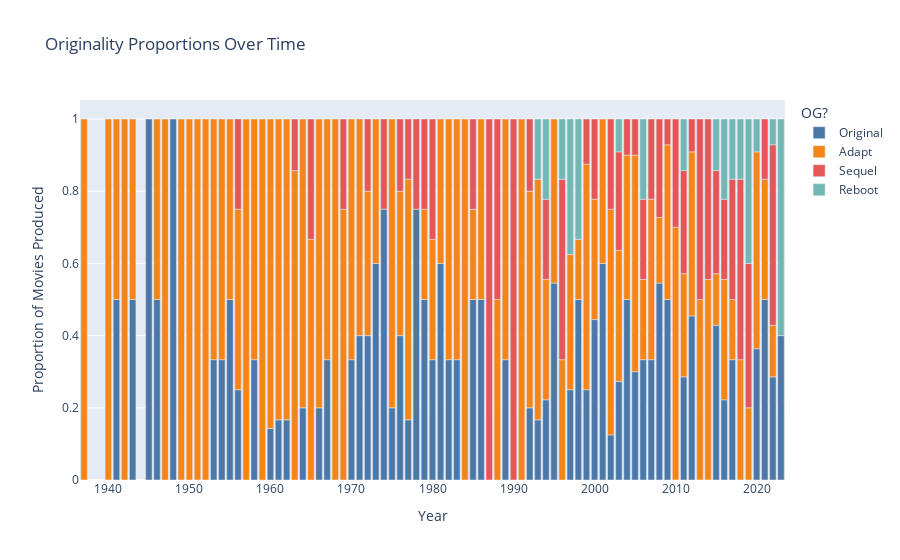

Notebook code for this chart:
### Code cell
hovertemplate = '%{value:.2%}'
fig_simp_freq_by_year = px.bar(simplified_freq_by_year, color_discrete_sequence=px.colors.qualitative.T10, 
             title="Originality Proportions Over Time", labels={'value':'Proportion of Movies Produced'})
fig_simp_freq_by_year.update_traces(hovertemplate=hovertemplate)
fig_simp_freq_by_year.show()

### Figure 1 — Plotly figure (JSON) as saved in the notebook; plotly's stock layout.template omitted (floating-point values rounded to 4 significant figures)
{"data": [{"alignmentgroup": "True", "hovertemplate": "%{value:.2%}", "legendgroup": "Original", "marker": {"color": "#4C78A8", "pattern": {"shape": ""}}, "name": "Original", "offsetgroup": "Original", "orientation": "v", "showlegend": true, "textposition": "auto", "type": "bar", "x": [1937, 1940, 1941, 1942, 1943, 1945, 1946, 1947, 1948, 1949, 1950, 1951, 1952, 1953, 1954, 1955, 1956, 1957, 1958, 1959, 1960, 1961, 1962, 1963, 1964, 1965, 1966, 1967, 1968, 1969, 1970, 1971, 1972, 1973, 1974, 1975, 1976, 1977, 1978, 1979, 1980, 1981, 1982, 1983, 1984, 1985, 1986, 1987, 1988, 1989, 1990, 1991, 1992, 1993, 1994, 1995, 1996, 1997, 1998, 1999, 2000, 2001, 2002, 2003, 2004, 2005, 2006, 2007, 2008, 2009, 2010, 2011, 2012, 2013, 2014, 2015, 2016, 2017, 2018, 2019, 2020, 2021, 2022, 2023], "xaxis": "x", "y": [null, null, 0.5, null, 0.5, 1, 0.5, null, 1, null, null, null, null, 0.3333, 0.3333, 0.5, 0.25, null, 0.3333, null, 0.1429, 0.1667, 0.1667, null, 0.2, null, 0.2, 0.3333, null, null, 0.3333, 0.4, 0.4, 0.6, 0.75, 0.2, 0.4, 0.1667, 0.75, 0.5, 0.3333, 0.6, 0.3333, 0.3333, null, 0.5, 0.5, null, null, 0.3333, null, null, 0.2, 0.1667, 0.2222, 0.5455, null, 0.25, 0.5, 0.25, 0.4444, 0.6, 0.125, 0.2727, 0.5, 0.3, 0.3333, 0.3333, 0.5455, 0.5, null, 0.2857, 0.4545, null, null, 0.4286, 0.2222, 0.3333, null, null, 0.3636, 0.5, 0.2857, 0.4], "yaxis": "y"}, {"alignmentgroup": "True", "hovertemplate": "%{value:.2%}", "legendgroup": "Adapt", "marker": {"color": "#F58518", "pattern": {"shape": ""}}, "name": "Adapt", "offsetgroup": "Adapt", "orientation": "v", "showlegend": true, "textposition": "auto", "type": "bar", "x": [1937, 1940, 1941, 1942, 1943, 1945, 1946, 1947, 1948, 1949, 1950, 1951, 1952, 1953, 1954, 1955, 1956, 1957, 1958, 1959, 1960, 1961, 1962, 1963, 1964, 1965, 1966, 1967, 1968, 1969, 1970, 1971, 1972, 1973, 1974, 1975, 1976, 1977, 1978, 1979, 1980, 1981, 1982, 1983, 1984, 1985, 1986, 1987, 1988, 1989, 1990, 1991, 1992, 1993, 1994, 1995, 1996, 1997, 1998, 1999, 2000, 2001, 2002, 2003, 2004, 2005, 2006, 2007, 2008, 2009, 2010, 2011, 2012, 2013, 2014, 2015, 2016, 2017, 2018, 2019, 2020, 2021, 2022, 2023], "xaxis": "x", "y": [1, 1, 0.5, 1, 0.5, null, 0.5, 1, null, 1, 1, 1, 1, 0.6667, 0.6667, 0.5, 0.5, 1, 0.6667, 1, 0.8571, 0.8333, 0.8333, 0.8571, 0.8, 0.6667, 0.8, 0.6667, 1, 0.75, 0.6667, 0.6, 0.4, 0.4, null, 0.8, 0.4, 0.6667, null, 0.25, 0.3333, 0.4, 0.6667, 0.6667, 1, 0.25, 0.5, null, 0.5, 0.6667, null, 1, 0.6, 0.6667, 0.3333, 0.4545, 0.3333, 0.375, 0.1667, 0.625, 0.3333, 0.4, 0.625, 0.3636, 0.4, 0.6, 0.2222, 0.4444, 0.1818, 0.4286, 0.7, 0.2857, 0.4545, 0.5, 0.5556, 0.1429, 0.3333, 0.1667, 0.3333, 0.2, 0.5455, 0.3333, 0.1429, null], "yaxis": "y"}, {"alignmentgroup": "True", "hovertemplate": "%{value:.2%}", "legendgroup": "Sequel", "marker": {"color": "#E45756", "pattern": {"shape": ""}}, "name": "Sequel", "offsetgroup": "Sequel", "orientation": "v", "showlegend": true, "textposition": "auto", "type": "bar", "x": [1937, 1940, 1941, 1942, 1943, 1945, 1946, 1947, 1948, 1949, 1950, 1951, 1952, 1953, 1954, 1955, 1956, 1957, 1958, 1959, 1960, 1961, 1962, 1963, 1964, 1965, 1966, 1967, 1968, 1969, 1970, 1971, 1972, 1973, 1974, 1975, 1976, 1977, 1978, 1979, 1980, 1981, 1982, 1983, 1984, 1985, 1986, 1987, 1988, 1989, 1990, 1991, 1992, 1993, 1994, 1995, 1996, 1997, 1998, 1999, 2000, 2001, 2002, 2003, 2004, 2005, 2006, 2007, 2008, 2009, 2010, 2011, 2012, 2013, 2014, 2015, 2016, 2017, 2018, 2019, 2020, 2021, 2022, 2023], "xaxis": "x", "y": [null, null, null, null, null, null, null, null, null, null, null, null, null, null, null, null, 0.25, null, null, null, null, null, null, 0.1429, null, 0.3333, null, null, null, 0.25, null, null, 0.2, null, 0.25, null, 0.2, 0.1667, 0.25, 0.25, 0.3333, null, null, null, null, 0.25, null, 1, 0.5, null, 1, null, 0.2, null, 0.2222, null, 0.5, null, null, 0.125, 0.2222, null, 0.25, 0.2727, 0.1, 0.1, 0.2222, 0.2222, 0.2727, 0.07143, 0.3, 0.2857, 0.09091, 0.5, 0.4444, 0.2857, 0.2222, 0.3333, 0.5, 0.4, null, 0.1667, 0.5, null], "yaxis": "y"}, {"alignmentgroup": "True", "hovertemplate": "%{value:.2%}", "legendgroup": "Reboot", "marker": {"color": "#72B7B2", "pattern": {"shape": ""}}, "name": "Reboot", "offsetgroup": "Reboot", "orientation": "v", "showlegend": true, "textposition": "auto", "type": "bar", "x": [1937, 1940, 1941, 1942, 1943, 1945, 1946, 1947, 1948, 1949, 1950, 1951, 1952, 1953, 1954, 1955, 1956, 1957, 1958, 1959, 1960, 1961, 1962, 1963, 1964, 1965, 1966, 1967, 1968, 1969, 1970, 1971, 1972, 1973, 1974, 1975, 1976, 1977, 1978, 1979, 1980, 1981, 1982, 1983, 1984, 1985, 1986, 1987, 1988, 1989, 1990, 1991, 1992, 1993, 1994, 1995, 1996, 1997, 1998, 1999, 2000, 2001, 2002, 2003, 2004, 2005, 2006, 2007, 2008, 2009, 2010, 2011, 2012, 2013, 2014, 2015, 2016, 2017, 2018, 2019, 2020, 2021, 2022, 2023], "xaxis": "x", "y": [null, null, null, null, null, null, null, null, null, null, null, null, null, null, null, null, null, null, null, null, null, null, null, null, null, null, null, null, null, null, null, null, null, null, null, null, null, null, null, null, null, null, null, null, null, null, null, null, null, null, null, null, null, 0.1667, 0.2222, null, 0.1667, 0.375, 0.3333, null, null, null, null, 0.09091, null, null, 0.2222, null, null, null, null, 0.1429, null, null, null, 0.1429, 0.2222, 0.1667, 0.1667, 0.4, 0.09091, null, 0.07143, 0.6], "yaxis": "y"}], "layout": {"barmode": "relative", "legend": {"title": {"text": "OG?"}, "tracegroupgap": 0}, "title": {"text": "Originality Proportions Over Time"}, "xaxis": {"anchor": "y", "domain": [0, 1], "title": {"text": "Year"}}, "yaxis": {"anchor": "x", "domain": [0, 1], "title": {"text": "Proportion of Movies Produced"}}}}
